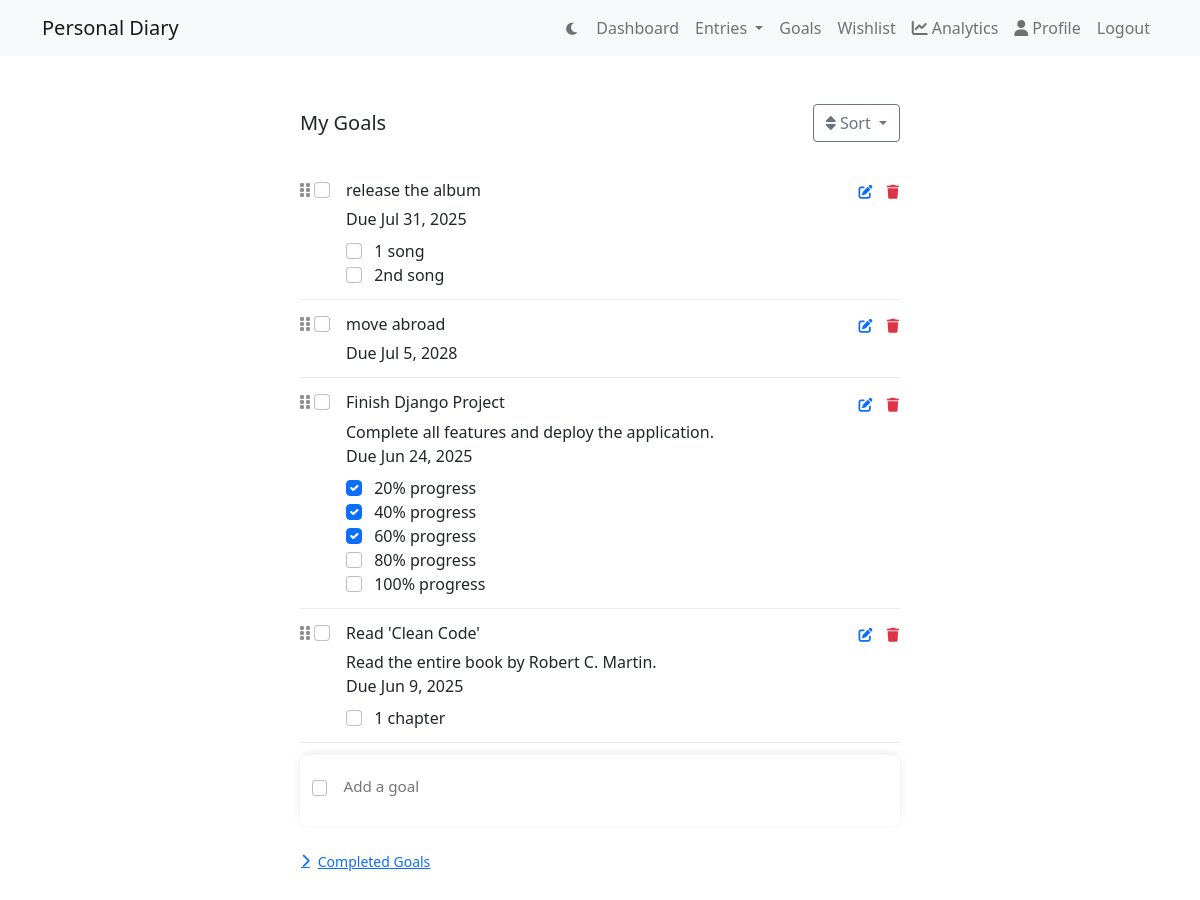
The app's page /goals/ (signed in), older data.
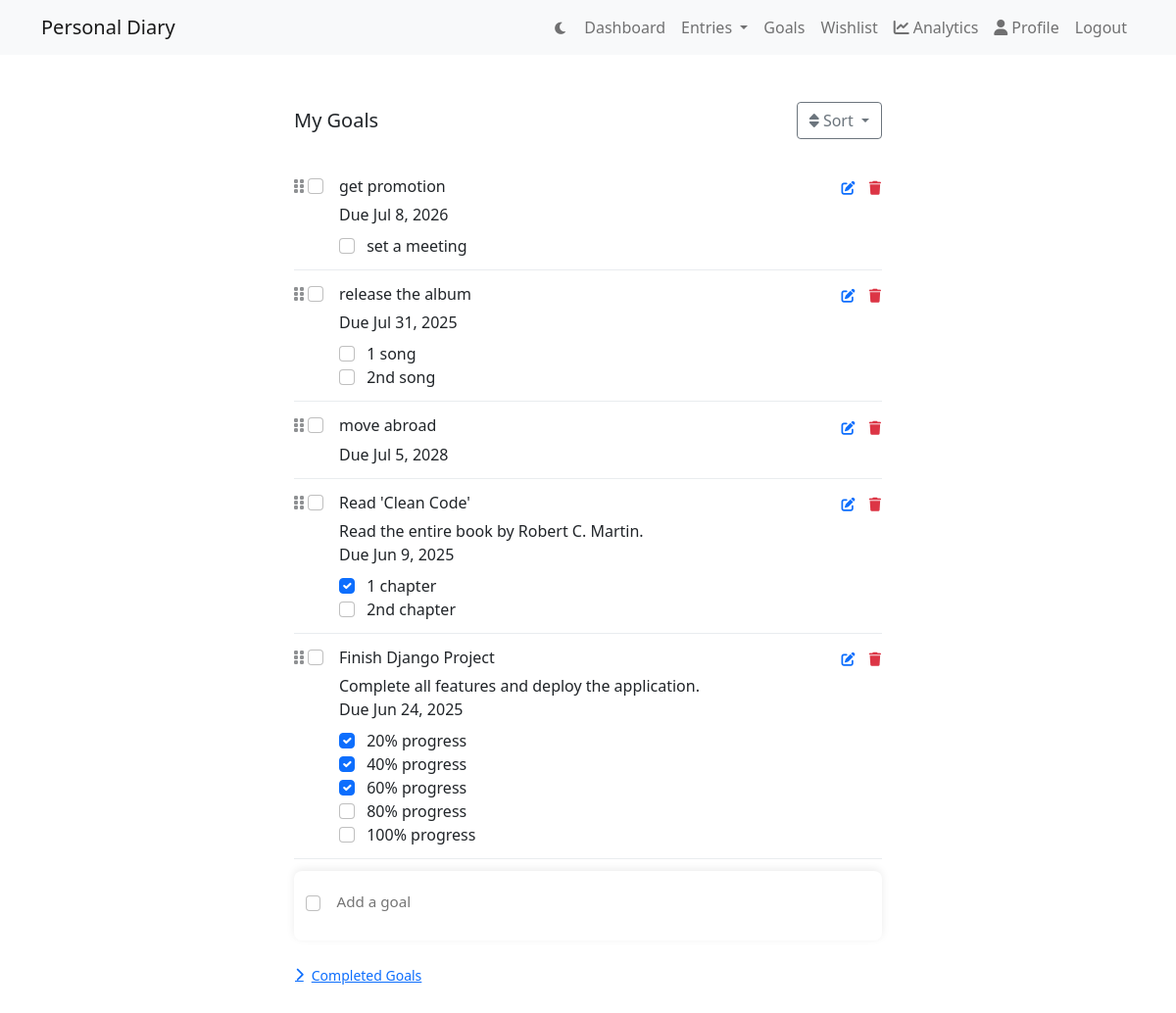
The same page, newer data.
### diary/models.py (models this page shows, shortened)
class Goal(models.Model):
    user = models.ForeignKey(User, on_delete=models.CASCADE)
    title = models.CharField(max_length=200)
    description = models.TextField(blank=True)
    deadline = models.DateField(null=True, blank=True)  # Make deadline optional
    progress = models.PositiveIntegerField(default=0)
    completed = models.BooleanField(default=False)
    subtasks = models.JSONField(default=list)
    created_at = models.DateTimeField(auto_now_add=True, null=True)
    order = models.IntegerField(default=0)
    @property
    def is_overdue(self):
        return not self.completed and self.deadline < timezone.now().date()
    class Meta:
        ordering = [
            'completed',
            models.F('deadline').asc(nulls_first=True),
            '-created_at'
        ]

### diary/views.py (the view)
# urls.py: path('goals/', views.goals_list, name='goals'),
@login_required
def goals_list(request):
    goals = Goal.objects.filter(user=request.user)
    sort = request.GET.get('sort', 'custom')
    overdue_goals = goals.filter(
        completed=False,
        deadline__lt=timezone.now().date()
    )
    if overdue_goals.exists():
        messages.warning(request, f'You have {overdue_goals.count()} overdue goals!')
    if sort == 'date_asc':
        goals = goals.order_by('created_at')
    elif sort == 'date_desc':
        goals = goals.order_by('-created_at')
    elif sort == 'deadline_asc':
        goals = goals.order_by(models.F('deadline').asc(nulls_last=True))
    elif sort == 'deadline_desc':
        goals = goals.order_by(models.F('deadline').desc(nulls_last=True))
    else:
        goals = goals.order_by('order', 'completed', '-created_at')
    return render(request, 'diary/goals_list.html', {
        'goals': goals,
        'dark_mode': request.user.profile.dark_mode,
        'current_sort': sort
    })

### diary/templates/diary/goals_list.html (shortened to what the changed rows need)
{% extends "diary/layout.html" %}
{% block content %}
<div class="container py-4">
    <div class="goals-container">
        <div class="d-flex justify-content-between align-items-center mb-4">
            <h1 class="h5 mb-0">My Goals</h1>
        </div>
        <div id="goals-list" class="{% if current_sort == 'custom' %}sortable{% endif %}">
            {% for goal in goals %}
                {% if not goal.completed %}
                <div class="goal-card" data-id="{{ goal.id }}">
                    <div class="d-flex">
                        {% if current_sort == 'custom' %}
                        <div class="drag-handle" style="margin-right: .25em;"><i class="fas fa-grip-vertical"></i></div>
                        {% endif %}
                        <input type="checkbox" class="form-check-input me-3"
                            onchange="toggleGoalCompleted({{ goal.id }})">
                        <div class="flex-grow-1">
                            <div class="d-flex justify-content-between">
                                <div class="goal-title">{{ goal.title }}</div>
                                <div>
                                    <button class="btn btn-link p-0 me-2"
                                            onclick="editGoal(
                                                {{ goal.id }},
                                                '{{ goal.title|escapejs }}',
                                                '{{ goal.description|escapejs }}',
                                                '{{ goal.deadline|date:'Y-m-d'|default:'' }}',
                                               {{ goal.subtasks|safe|lower }}
                                            )">
                                        <i class="fas fa-edit"></i>
                                    </button>
                                    <button class="btn btn-link text-danger p-0" onclick="deleteGoal({{ goal.id }})">
                                        <i class="fas fa-trash"></i>
                                    </button>
                                </div>
                            </div>
                            {% if goal.description or goal.deadline %}
                            <div class="goal-meta mt-1">
                                {% if goal.description %}
                                <div>{{ goal.description }}</div>
                                {% endif %}
                                {% if goal.deadline %}
                                <div {% if goal.is_overdue %} class="overdue" {% endif %}>Due {{ goal.deadline|date:"M j, Y" }}</div>
                                {% endif %}
                            </div>
                            {% endif %}
                            {% if goal.subtasks %}
                            <div class="subtasks-list mt-2">
                                {% for subtask in goal.subtasks %}
                                <div class="subtask-item">
                                    <input type="checkbox" class="form-check-input me-2"
                                        {% if subtask.completed %}checked{% endif %}
                                        onchange="toggleSubtask({{ goal.id }}, {{ forloop.counter0 }})">
                                    <span>{{ subtask.title }}</span>
                                </div>
                                {% endfor %}
                            </div>
                            {% endif %}
                        </div>
                    </div>
                </div>
                {% endif %}
            {% endfor %}
        </div>
    </div>
</div>
{% endblock %}

Row changes from the older to the newer data that the page shows:
now on this page (row edited): Goal: title "get promotion", deadline "Jul 8, 2026", title "set a meeting"
changed Goal "Read 'Clean Code'": id "☐" → "☑"; moves up the list
Text that changed along with them:
new list line: "☐ 2nd chapter"
